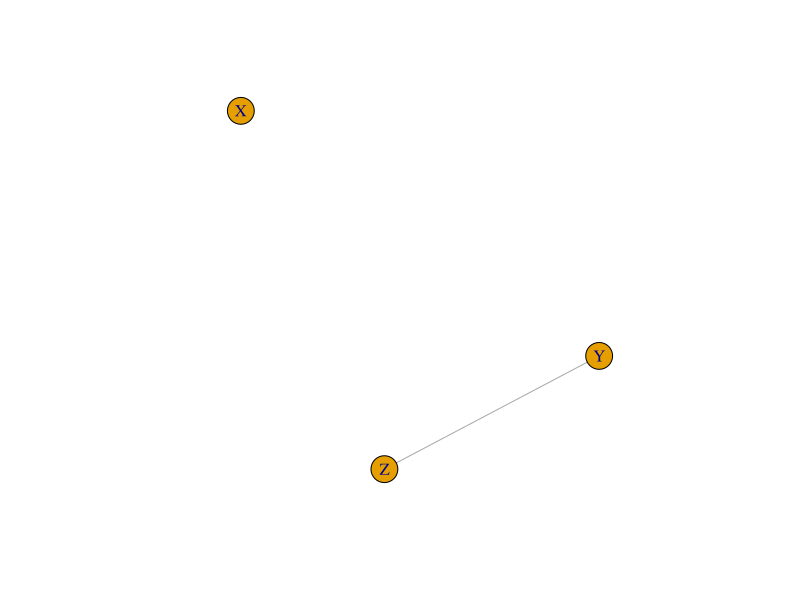
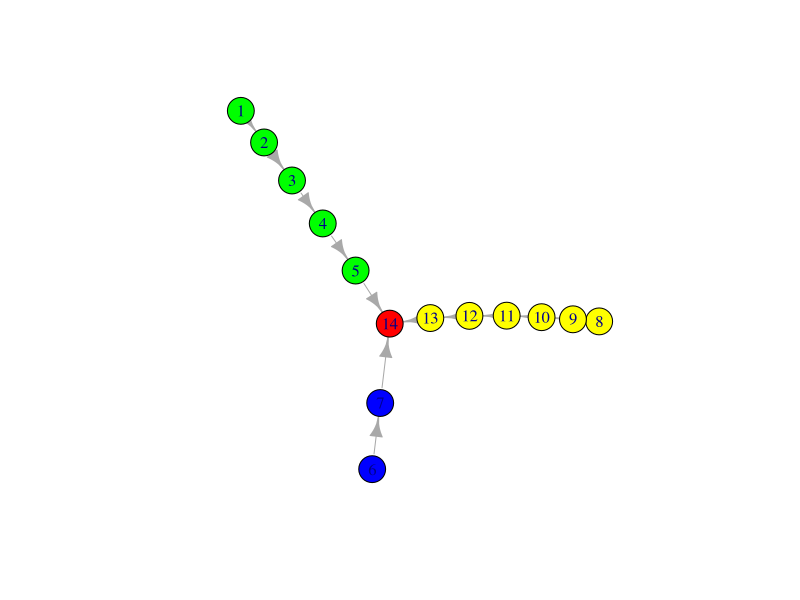

Reproduce these figures in R, in order.
require(igraph)

# create a singleton from formulae, makes named graphs
a <- igraph::graph_from_literal(X)
b <- igraph::graph_from_literal(Y-Z)
ab <- a + b
V(ab)
plot(ab)

# create two graphs, default names are created
g1 <- make_empty_graph(directed=TRUE, n=5) + path(1:5)
g2 <- make_empty_graph(directed=TRUE, n=2) + path(1:2)
g3 <- make_empty_graph(directed=TRUE, n=6) + path(1:6)
g1 <- set_vertex_attr(g1, "color", value="green")
g2 <- set_vertex_attr(g2, "color", value="blue")
g3 <- set_vertex_attr(g3, "color", value="yellow")

# Link the final vertices of several graphs to a new vertex
funnel <- function(...){
  z <- make_empty_graph(directed=TRUE, n=1)
  z <- set_vertex_attr(z, "color", value="red")
  gs <- list(...)
  dg <- Reduce('+', x=gs[-1], init=gs[[1]]) + z
  for(i in Reduce('+', sapply(gs, vcount), 0, accumulate=TRUE)[-1]){
    dg <- dg + edge(i, vcount(dg))
  }
  dg
}
funnel(g1,g2,g3) -> ggg
plot(ggg)

# add a new node that contains a function of sink node, remove the previous value
propagate <- function(g, f){
  new_value <- f(get.vertex.attribute(g, "value", vcount(g)))
  new_node <- make_empty_graph(directed=TRUE, n=1) %>%
    set.vertex.attribute("value", 1, new_value)
  g <- set.vertex.attribute(g, "value", vcount(g), NA)
  g + new_node + edge(vcount(g), vcount(g)+1)
}
h <- make_empty_graph(directed=TRUE, n=1) %>% set_vertex_attr("value", 1, 16)
propagate(h, sqrt) %>% propagate(sqrt) %>% get.vertex.attribute
